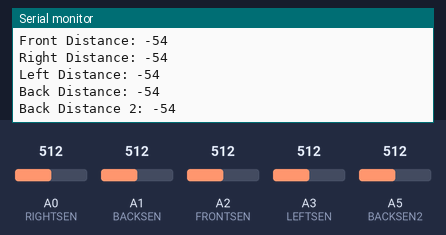
Bench run of a sketch on a simulated Arduino Uno, built with avr-gcc and run on an emulated ATmega328P. On the bench: the last lines printed to the serial monitor. The test bench sets the inputs (shaded band); at power-on: A0 (RIGHTSEN) = 512, A1 (BACKSEN) = 512, A2 (FRONTSEN) = 512, A3 (LEFTSEN) = 512, A5 (BACKSEN2) = 512.

Above: at 1.2 s.
1.3 s: A0 (RIGHTSEN) set to 532
At 1.64 s:
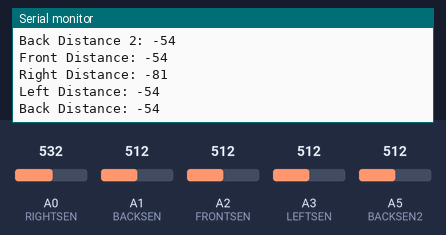
4.3 s: A0 (RIGHTSEN) set to 553
At 5.32 s:
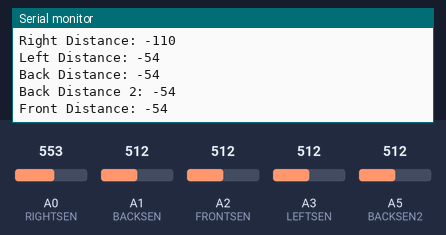
5.8 s: A1 (BACKSEN) set to 533
At 6.14 s:
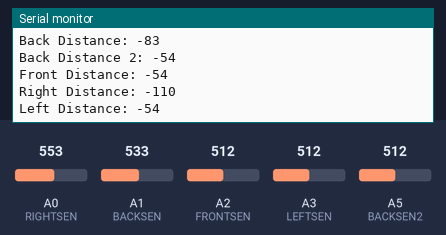
7.3 s: A1 (BACKSEN) set to 554
At 9.21 s:
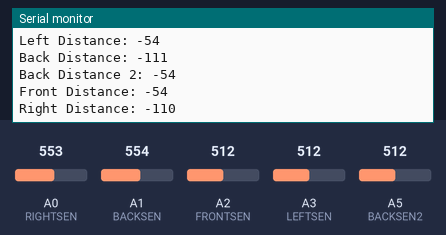
Timing chart, 0 to 10.7 s (numbered marks = the images above; inputs shaded):
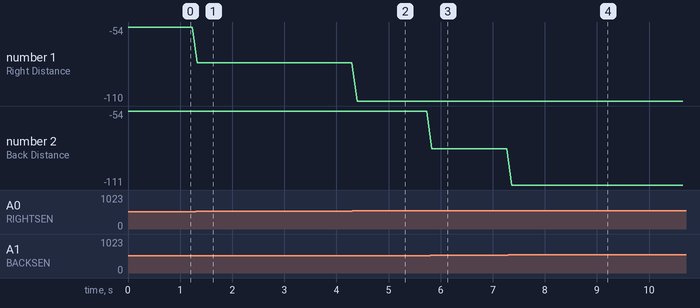

Measured:
- the behaviour switches between 545 and 546 on A0 (RIGHTSEN) (found by bisection; images 1 and 2)
- the behaviour switches between 545 and 546 on A1 (BACKSEN) (found by bisection; images 3 and 4)
- after the input at 1.3 s, the serial monitor: prints a new line at once (image 1)
- after the input at 4.3 s, the serial monitor: prints a new line after 0.10 s (image 2)
- after the input at 5.8 s, the serial monitor: prints a new line at once (image 3)
- after the input at 7.3 s, the serial monitor: prints a new line after 0.07 s (image 4)
- plotted number 1: -54 → -81 after the input at 1.3 s, -81 → -110 after the input at 4.3 s
- plotted number 2: -54 → -83 after the input at 5.8 s, -83 → -111 after the input at 7.3 s

The sketch:

CALIBRATE_IR.ino
```cpp
//Distance variables
int Rdis = 0;
int Ldis = 0;
int Fdis = 0;
int Bdis = 0;
int Bdis2 = 0;

//Pin declaration for IR Sensors
#define LEFTSEN A3
#define RIGHTSEN A0
#define FRONTSEN A2
#define BACKSEN A1
#define BACKSEN2 A5


void setup(){
  Serial.begin(250000);

// IR SENSOR SETUP
  pinMode(FRONTSEN,INPUT);
  pinMode(LEFTSEN,INPUT);
  pinMode(RIGHTSEN,INPUT);
  pinMode(BACKSEN,INPUT);
  pinMode(BACKSEN2,INPUT);
}


//Main loop to print out distance

void loop() {
    Fdis = ((-1.3662*(analogRead(FRONTSEN)))+645.12);
    Rdis = ((-1.3662*(analogRead(RIGHTSEN)))+645.12);
    Ldis = ((-1.3662*(analogRead(LEFTSEN)))+645.12);
    Bdis = ((-1.3662*(analogRead(BACKSEN)))+645.12);
    Bdis2 = ((-1.3662*(analogRead(BACKSEN2)))+645.12);
    //Bdis = analogRead(BACKSEN);
    //Fdis = analogRead(FRONTSEN);
    //Rdis = analogRead(RIGHTSEN);
    //Ldis = analogRead(LEFTSEN);
    //Bdis = analogRead(BACKSEN);


    Serial.print("Front Distance: ");
    Serial.println(Fdis);
    Serial.print("Right Distance: ");
    Serial.println(Rdis);
    Serial.print("Left Distance: ");
    Serial.println(Ldis);
    Serial.print("Back Distance: ");
    Serial.println(Bdis);
    Serial.print("Back Distance 2: ");
    Serial.println(Bdis2);

    delay(100);
}
```
